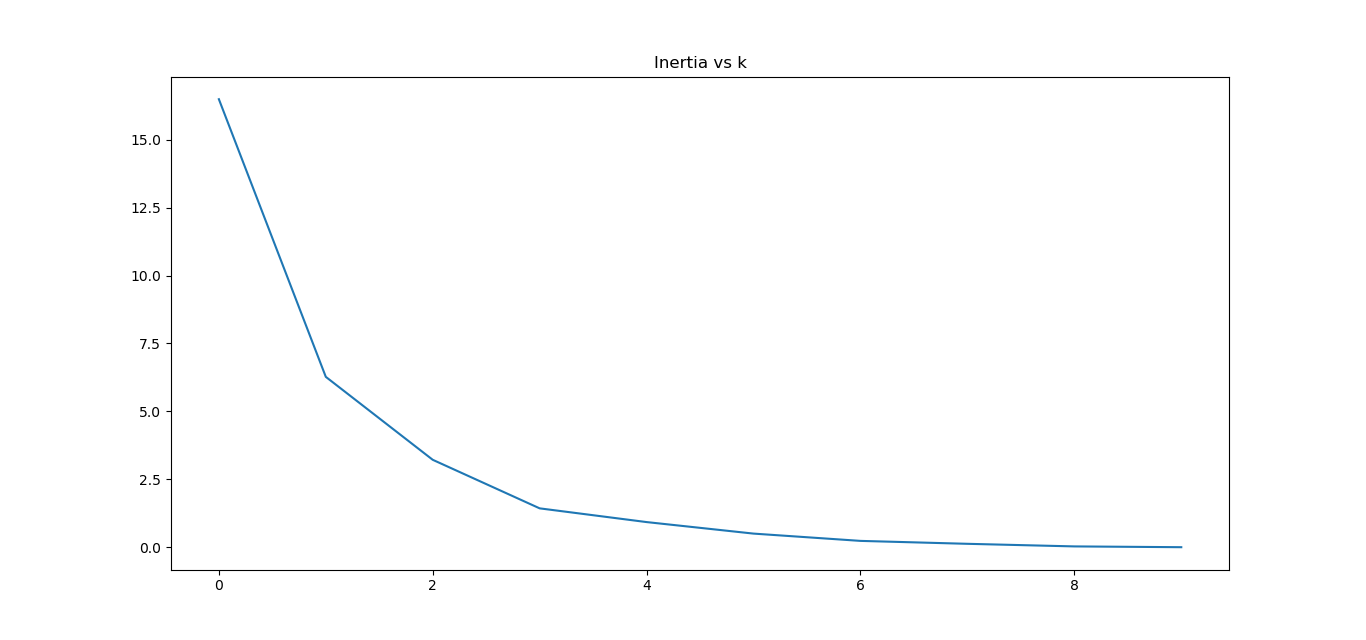

Here is the Python script that generated this plot:
#!/usr/bin/env python
# coding: utf-8

# In[35]:


from sklearn.cluster import KMeans
import numpy as np
from matplotlib import pyplot as plt
x1 = np.random.normal(-1,1,(5,2))
x2 = np.random.normal(1,1,(5,2))
l1 = np.zeros(5)
l2 = np.ones(5)
X = np.vstack((x1,x2))
labels = np.hstack((l1,l2))
print(x1.shape)
print(x2.shape)
print(X.shape)
kmeans = KMeans(n_clusters=2).fit(X)
fig = plt.figure(figsize=(24,8))
ax = fig.add_subplot(121)
ax.set_title('K-Means Output')
ax.scatter(X[:,0],X[:,1],c=kmeans.labels_)
ax = fig.add_subplot(122)
ax.set_title('Ground Truth Plot')
ax.scatter(X[:,0],X[:,1],c=labels)


# In[38]:


fig = plt.figure(figsize=(24,8))
ax = fig.add_subplot(111)
inertias = []
for i in range(1,11):
    kmeans = KMeans(n_clusters=i).fit(X)
    inertias.append(kmeans.inertia_)
    print("k=",i,"Iterations=",kmeans.n_iter_)
    print("Labels=",kmeans.labels_)
ax.set_title('Inertia vs k')
ax.plot(inertias)
plt.show()


# In[ ]:
